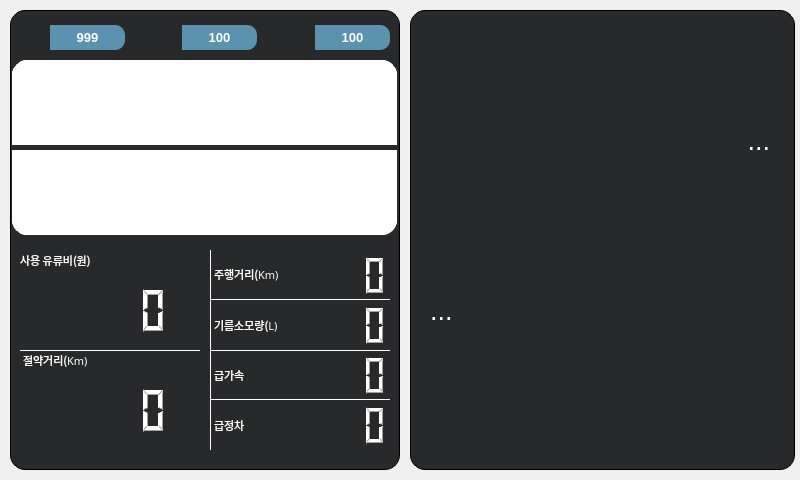
<?xml version="1.0" encoding="UTF-8"?>
<ui version="4.0">
 <class>MainWindow</class>
 <widget class="QMainWindow" name="MainWindow">
  <property name="geometry">
   <rect>
    <x>0</x>
    <y>0</y>
    <width>800</width>
    <height>480</height>
   </rect>
  </property>
  <property name="windowTitle">
   <string>도라에몽</string>
  </property>
  <property name="styleSheet">
   <string notr="true">QMainWindow
{
 background-image : url(bg.jpg);
}
QLabel{
 color: white;
}

QLCDNumber{
 color: white;

}
QGraphicsView
{
 border : 1px solid white;
}


</string>
  </property>
  <widget class="QWidget" name="centralwidget">
   <widget class="QWidget" name="widget_5" native="true">
    <property name="geometry">
     <rect>
      <x>10</x>
      <y>10</y>
      <width>390</width>
      <height>460</height>
     </rect>
    </property>
    <property name="styleSheet">
     <string notr="true">QWidget#widget_5{
background: rgb(39, 41, 43);
border-radius: 15px;
border : 1px solid black;
}</string>
    </property>
    <widget class="QWidget" name="widget_6" native="true">
     <property name="geometry">
      <rect>
       <x>0</x>
       <y>340</y>
       <width>385</width>
       <height>100</height>
      </rect>
     </property>
     <property name="styleSheet">
      <string notr="true">border-radius: 0px;
border : solid ;
</string>
     </property>
     <widget class="QLCDNumber" name="LCD_save_distance">
      <property name="geometry">
       <rect>
        <x>0</x>
        <y>35</y>
        <width>190</width>
        <height>50</height>
       </rect>
      </property>
     </widget>
     <widget class="QLabel" name="label_15">
      <property name="geometry">
       <rect>
        <x>10</x>
        <y>0</y>
        <width>180</width>
        <height>20</height>
       </rect>
      </property>
      <property name="font">
       <font>
        <family>Agency FB</family>
        <pointsize>8</pointsize>
       </font>
      </property>
      <property name="styleSheet">
       <string notr="true">border-top: 1px solid white;</string>
      </property>
      <property name="text">
       <string>절약거리(Km)</string>
      </property>
     </widget>
     <widget class="QLCDNumber" name="LCD_hard_accel">
      <property name="geometry">
       <rect>
        <x>270</x>
        <y>0</y>
        <width>110</width>
        <height>50</height>
       </rect>
      </property>
      <property name="styleSheet">
       <string notr="true">border-bottom: 1px solid white;
border-top: 1px solid white;</string>
      </property>
     </widget>
     <widget class="QLabel" name="label_16">
      <property name="geometry">
       <rect>
        <x>200</x>
        <y>0</y>
        <width>70</width>
        <height>50</height>
       </rect>
      </property>
      <property name="font">
       <font>
        <family>Agency FB</family>
        <pointsize>8</pointsize>
       </font>
      </property>
      <property name="styleSheet">
       <string notr="true">border-left: 1px solid white;
border-bottom: 1px solid white;
border-top: 1px solid white;</string>
      </property>
      <property name="text">
       <string>급가속</string>
      </property>
     </widget>
     <widget class="QLCDNumber" name="LCD_hard_break">
      <property name="geometry">
       <rect>
        <x>270</x>
        <y>50</y>
        <width>110</width>
        <height>50</height>
       </rect>
      </property>
     </widget>
     <widget class="QLabel" name="label_17">
      <property name="geometry">
       <rect>
        <x>200</x>
        <y>50</y>
        <width>70</width>
        <height>50</height>
       </rect>
      </property>
      <property name="font">
       <font>
        <family>Agency FB</family>
        <pointsize>8</pointsize>
       </font>
      </property>
      <property name="styleSheet">
       <string notr="true">border-left: 1px solid white;
</string>
      </property>
      <property name="text">
       <string>급정차</string>
      </property>
     </widget>
    </widget>
    <widget class="QWidget" name="widget_7" native="true">
     <property name="geometry">
      <rect>
       <x>0</x>
       <y>240</y>
       <width>385</width>
       <height>100</height>
      </rect>
     </property>
     <property name="styleSheet">
      <string notr="true">border-radius: 0px;
border : solid ;
</string>
     </property>
     <widget class="QLabel" name="label_18">
      <property name="geometry">
       <rect>
        <x>200</x>
        <y>0</y>
        <width>70</width>
        <height>50</height>
       </rect>
      </property>
      <property name="font">
       <font>
        <family>Agency FB</family>
        <pointsize>8</pointsize>
       </font>
      </property>
      <property name="styleSheet">
       <string notr="true">border-left: 1px solid white;
border-bottom: 1px solid white;</string>
      </property>
      <property name="text">
       <string>주행거리(Km)</string>
      </property>
     </widget>
     <widget class="QLCDNumber" name="LCD_distance">
      <property name="geometry">
       <rect>
        <x>270</x>
        <y>0</y>
        <width>110</width>
        <height>50</height>
       </rect>
      </property>
      <property name="styleSheet">
       <string notr="true">border-bottom: 1px solid white;
</string>
      </property>
     </widget>
     <widget class="QLCDNumber" name="LCD_total_fuel">
      <property name="geometry">
       <rect>
        <x>270</x>
        <y>50</y>
        <width>110</width>
        <height>50</height>
       </rect>
      </property>
      <property name="styleSheet">
       <string notr="true"/>
      </property>
     </widget>
     <widget class="QLabel" name="label_19">
      <property name="geometry">
       <rect>
        <x>200</x>
        <y>50</y>
        <width>70</width>
        <height>50</height>
       </rect>
      </property>
      <property name="font">
       <font>
        <family>Agency FB</family>
        <pointsize>8</pointsize>
       </font>
      </property>
      <property name="styleSheet">
       <string notr="true">border-left: 1px solid white;</string>
      </property>
      <property name="text">
       <string>기름소모량(L)</string>
      </property>
     </widget>
     <widget class="QLCDNumber" name="LCD_fuel_price">
      <property name="geometry">
       <rect>
        <x>0</x>
        <y>35</y>
        <width>190</width>
        <height>50</height>
       </rect>
      </property>
     </widget>
     <widget class="QLabel" name="label_20">
      <property name="geometry">
       <rect>
        <x>10</x>
        <y>0</y>
        <width>100</width>
        <height>20</height>
       </rect>
      </property>
      <property name="font">
       <font>
        <family>Agency FB</family>
        <pointsize>8</pointsize>
       </font>
      </property>
      <property name="text">
       <string>사용 유류비(원)</string>
      </property>
     </widget>
    </widget>
    <widget class="QWidget" name="cf_wraper" native="true">
     <property name="geometry">
      <rect>
       <x>2</x>
       <y>50</y>
       <width>385</width>
       <height>85</height>
      </rect>
     </property>
     <property name="styleSheet">
      <string notr="true">background: white;
border-top-left-radius: 15px;
border-top-right-radius: 15px;
border : 1px solid white;
</string>
     </property>
     <widget class="CuFEFGauge" name="GAUGE_current_fuel" native="true">
      <property name="geometry">
       <rect>
        <x>0</x>
        <y>0</y>
        <width>385</width>
        <height>85</height>
       </rect>
      </property>
      <property name="styleSheet">
       <string notr="true"/>
      </property>
     </widget>
    </widget>
    <widget class="QWidget" name="av_wraper" native="true">
     <property name="geometry">
      <rect>
       <x>2</x>
       <y>140</y>
       <width>385</width>
       <height>85</height>
      </rect>
     </property>
     <property name="styleSheet">
      <string notr="true">background: white;
border-bottom-left-radius: 15px;
border-bottom-right-radius: 15px;
border : 1px solid white;</string>
     </property>
     <widget class="AvFEFGauge" name="GAUGE_average_fuel" native="true">
      <property name="geometry">
       <rect>
        <x>0</x>
        <y>0</y>
        <width>385</width>
        <height>85</height>
       </rect>
      </property>
      <property name="styleSheet">
       <string notr="true"/>
      </property>
     </widget>
    </widget>
    <widget class="QLabel" name="label_temperature_img">
     <property name="geometry">
      <rect>
       <x>10</x>
       <y>10</y>
       <width>35</width>
       <height>35</height>
      </rect>
     </property>
     <property name="text">
      <string/>
     </property>
     <property name="pixmap">
      <pixmap>temperature.png</pixmap>
     </property>
    </widget>
    <widget class="QLabel" name="label_humidity_img">
     <property name="geometry">
      <rect>
       <x>142</x>
       <y>10</y>
       <width>35</width>
       <height>35</height>
      </rect>
     </property>
     <property name="text">
      <string/>
     </property>
     <property name="pixmap">
      <pixmap>humidity.png</pixmap>
     </property>
    </widget>
    <widget class="QLabel" name="label_temperature">
     <property name="geometry">
      <rect>
       <x>40</x>
       <y>15</y>
       <width>75</width>
       <height>25</height>
      </rect>
     </property>
     <property name="font">
      <font>
       <pointsize>10</pointsize>
       <weight>75</weight>
       <bold>true</bold>
      </font>
     </property>
     <property name="styleSheet">
      <string notr="true">QLabel#label_temperature{
background-color: rgb(91, 146, 174);
border-top-right-radius: 10px;
border-bottom-right-radius: 10px;
}</string>
     </property>
     <property name="text">
      <string>999</string>
     </property>
     <property name="alignment">
      <set>Qt::AlignCenter</set>
     </property>
    </widget>
    <widget class="QLabel" name="label_humidity">
     <property name="geometry">
      <rect>
       <x>172</x>
       <y>15</y>
       <width>75</width>
       <height>25</height>
      </rect>
     </property>
     <property name="font">
      <font>
       <pointsize>10</pointsize>
       <weight>75</weight>
       <bold>true</bold>
      </font>
     </property>
     <property name="styleSheet">
      <string notr="true">QLabel#label_humidity{
background-color: rgb(91, 146, 174);
border-top-right-radius: 10px;
border-bottom-right-radius: 10px;
}</string>
     </property>
     <property name="text">
      <string>100</string>
     </property>
     <property name="alignment">
      <set>Qt::AlignCenter</set>
     </property>
    </widget>
    <widget class="QLabel" name="label_CO2_img">
     <property name="geometry">
      <rect>
       <x>275</x>
       <y>10</y>
       <width>35</width>
       <height>35</height>
      </rect>
     </property>
     <property name="text">
      <string/>
     </property>
     <property name="pixmap">
      <pixmap>CO2.png</pixmap>
     </property>
    </widget>
    <widget class="QLabel" name="label_CO2">
     <property name="geometry">
      <rect>
       <x>305</x>
       <y>15</y>
       <width>75</width>
       <height>25</height>
      </rect>
     </property>
     <property name="font">
      <font>
       <pointsize>10</pointsize>
       <weight>75</weight>
       <bold>true</bold>
      </font>
     </property>
     <property name="styleSheet">
      <string notr="true">QLabel#label_CO2{
background-color: rgb(91, 146, 174);
border-top-right-radius: 10px;
border-bottom-right-radius: 10px;
}</string>
     </property>
     <property name="text">
      <string>100</string>
     </property>
     <property name="alignment">
      <set>Qt::AlignCenter</set>
     </property>
    </widget>
    <zorder>widget_6</zorder>
    <zorder>widget_7</zorder>
    <zorder>cf_wraper</zorder>
    <zorder>av_wraper</zorder>
    <zorder>label_temperature</zorder>
    <zorder>label_temperature_img</zorder>
    <zorder>label_humidity</zorder>
    <zorder>label_humidity_img</zorder>
    <zorder>label_CO2</zorder>
    <zorder>label_CO2_img</zorder>
   </widget>
   <widget class="QWidget" name="widget_8" native="true">
    <property name="geometry">
     <rect>
      <x>410</x>
      <y>10</y>
      <width>385</width>
      <height>460</height>
     </rect>
    </property>
    <property name="styleSheet">
     <string notr="true">QWidget#widget_8{
	background: rgb(39, 41, 43);
	border-radius: 15px;
	border : 1px solid black;
}</string>
    </property>
    <widget class="QLabel" name="label_stt">
     <property name="geometry">
      <rect>
       <x>70</x>
       <y>40</y>
       <width>290</width>
       <height>180</height>
      </rect>
     </property>
     <property name="font">
      <font>
       <pointsize>20</pointsize>
      </font>
     </property>
     <property name="text">
      <string>...</string>
     </property>
     <property name="alignment">
      <set>Qt::AlignRight|Qt::AlignTrailing|Qt::AlignVCenter</set>
     </property>
     <property name="wordWrap">
      <bool>true</bool>
     </property>
    </widget>
    <widget class="QLabel" name="label_tts">
     <property name="geometry">
      <rect>
       <x>20</x>
       <y>210</y>
       <width>290</width>
       <height>180</height>
      </rect>
     </property>
     <property name="font">
      <font>
       <pointsize>20</pointsize>
      </font>
     </property>
     <property name="text">
      <string>...</string>
     </property>
     <property name="alignment">
      <set>Qt::AlignLeading|Qt::AlignLeft|Qt::AlignVCenter</set>
     </property>
     <property name="wordWrap">
      <bool>true</bool>
     </property>
    </widget>
    <widget class="GaugeWidget" name="gaugewidget" native="true">
     <property name="geometry">
      <rect>
       <x>0</x>
       <y>0</y>
       <width>385</width>
       <height>420</height>
      </rect>
     </property>
    </widget>
    <widget class="DiagnosticWidget" name="diagnosticwidget" native="true">
     <property name="geometry">
      <rect>
       <x>-1</x>
       <y>-1</y>
       <width>385</width>
       <height>420</height>
      </rect>
     </property>
     <property name="styleSheet">
      <string notr="true">color: rgb(100, 100, 100);</string>
     </property>
    </widget>
    <widget class="WeatherWidget" name="weatherwidget" native="true">
     <property name="geometry">
      <rect>
       <x>-1</x>
       <y>-1</y>
       <width>385</width>
       <height>420</height>
      </rect>
     </property>
    </widget>
   </widget>
  </widget>
  <widget class="QMenuBar" name="menubar">
   <property name="geometry">
    <rect>
     <x>0</x>
     <y>0</y>
     <width>800</width>
     <height>26</height>
    </rect>
   </property>
  </widget>
 </widget>
 <customwidgets>
  <customwidget>
   <class>CuFEFGauge</class>
   <extends>QWidget</extends>
   <header>widget.gauge.CuFEFGauge.h</header>
   <container>1</container>
  </customwidget>
  <customwidget>
   <class>AvFEFGauge</class>
   <extends>QWidget</extends>
   <header>widget.gauge.AvFEFGauge.h</header>
   <container>1</container>
  </customwidget>
  <customwidget>
   <class>DiagnosticWidget</class>
   <extends>QWidget</extends>
   <header>widget.diagnostic.DiagnosticWidget.h</header>
   <container>1</container>
  </customwidget>
  <customwidget>
   <class>GaugeWidget</class>
   <extends>QWidget</extends>
   <header>widget.gauge.GaugeWidget.h</header>
   <container>1</container>
  </customwidget>
  <customwidget>
   <class>WeatherWidget</class>
   <extends>QWidget</extends>
   <header>widget.weather.WeatherWidget.h</header>
   <container>1</container>
  </customwidget>
 </customwidgets>
 <resources/>
 <connections/>
</ui>
